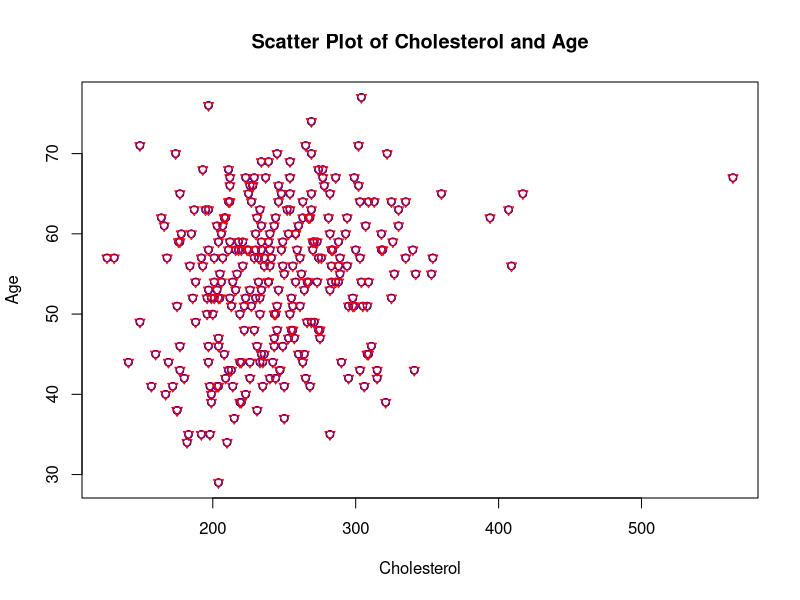
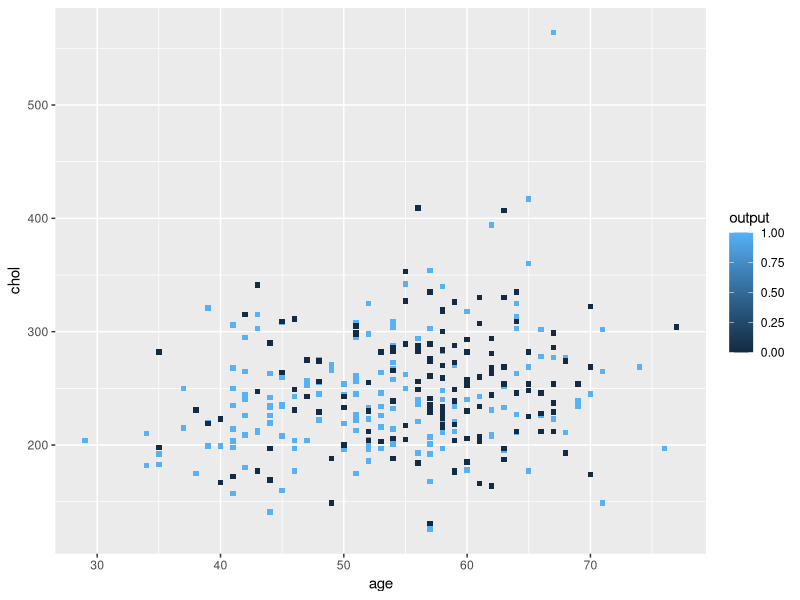
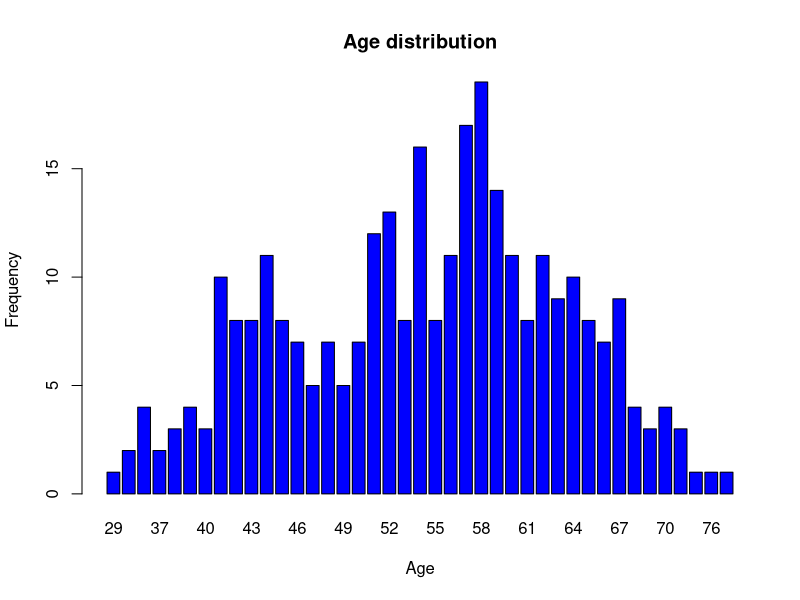
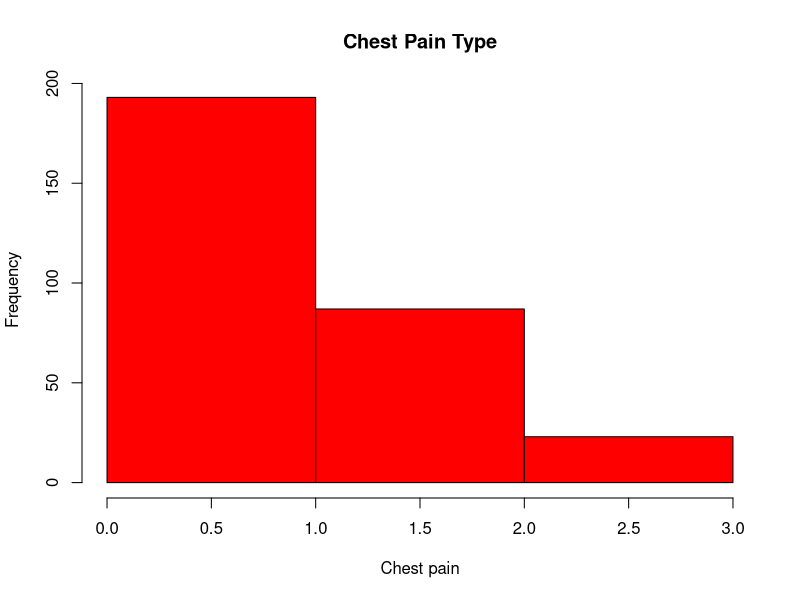
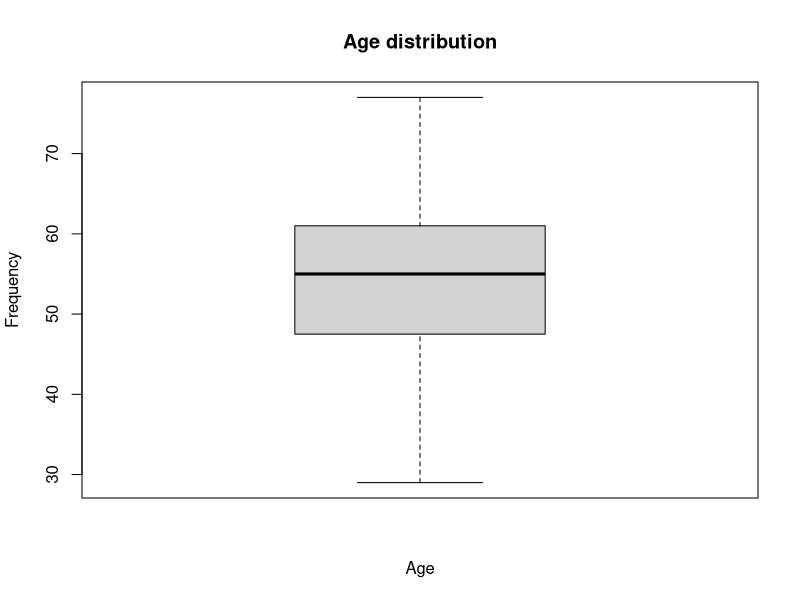
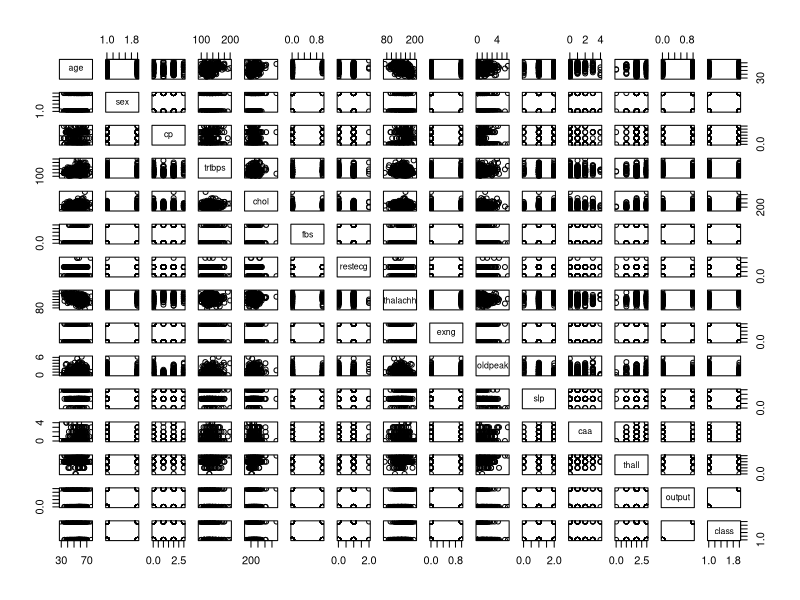

The R source for these figures, in order:
# get working directory
#getwd()

#import libraries
library(ggplot2)


# Data Exploration

# 1. import data
data <- read.csv("Heart_Attack.csv")


# 2. summary of data
# It gives information about all the columns/variables such as min. value of each column, max. value, mean, median, etc.
summary(data)

# 3. structure of data
# It explains the structure of data; the number of columns/variables in data and the number of observations with data types with possible values.
str(data)
# 3. dimension of data
# Gives the dimension of data; number of rows/observations and columns/variables
dim(data)

# 4. First 8 rows
head(data, 8)
# 4. Last 5 rows
tail(data, 5)

# 5. Column names of dataset.
colnames(data)

# Data Pre-Processing

# There is no class variable/column in the provided dataset
# class_var <- data$class 

# Assuming you're asking about the variable that represents the label in the dataset, then it will be the output variable, and it represents whether a patient can have heart attack or not.

# 6. Class Variable is output. 
class_variable <- data$output

# 7. Datatype of output variable - integer 
class(class_variable)

# 8. Change data type of output to factor
data$class <- as.factor(data$output)
# 8. Show output
data$class

# 9. Sum of missing values
print("Sum of missing values:")
sum(is.na(data))

# 10. Sum of missing values for each column/variable
colSums(is.na(data))

# 11. Replace missing values
data[is.na(data)] <- 0
# 11. Check if values replaced - should return 0
sum(is.na(data))

# 12. Rename the sex attribute
data$sex <- ifelse(data$sex == 0, "Male", "Female")
# 12. Check if renamed (0 to Male and 1 to Female)
data$sex


# Data Visualization

# 13. scatter plot between cholestrol and age.
plot(data$chol, data$age, xlab = "Cholesterol", ylab = "Age", main = "Scatter Plot of Cholesterol and Age")
# 13. a
points(data$chol, data$age, col = "blue")
# 13. b
points(data$chol, data$age, col = "red",pch=6)

# 14. ggplot 
# library imported above
# Plot between age and cholestrol, based on output.
ggplot(data, aes(x=age, y=chol,color=output)) + geom_point(shape=15)

# 15. Barplot
barplot(table(data$age), main = "Age distribution", xlab = "Age", ylab = "Frequency", col = "blue")

# 16. Histogram for chest pain
# a. Minimum and maximum
minimum_cp <- min(data$cp)
maximum_cp <- max(data$cp)
# b and c - histogram
hist(data$cp, breaks = seq(minimum_cp, maximum_cp, 1), xlab="Chest pain",ylab="Frequency",main = "Chest Pain Type",col="red")

# 17. Boxplot for age
boxplot(data$age,main="Age distribution", xlab="Age",ylab="Frequency")

# 18. Correlation plot between all the outputs.
plot(data)





